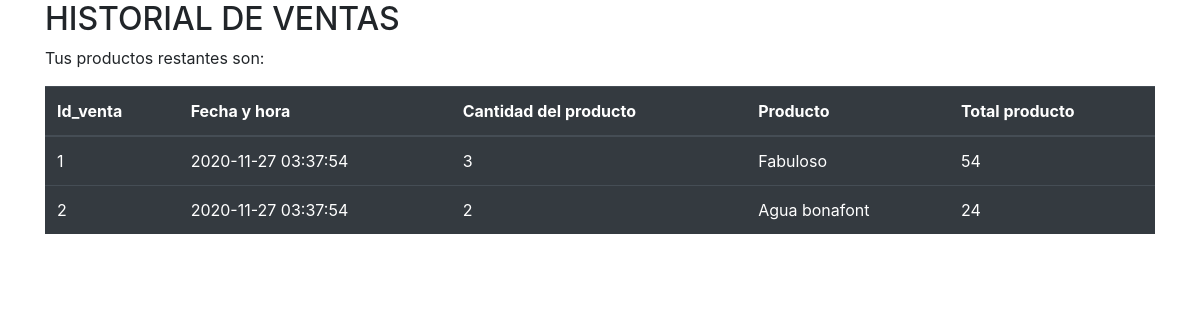
Before: /tienda_php/historial_venta.php with the older database file.
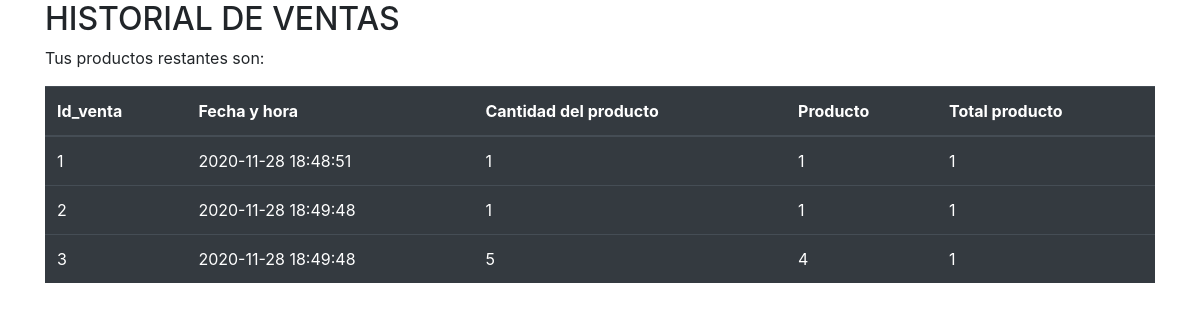
After: the same page with the newer database file.
### tables this page shows
CREATE TABLE ticket(
       id_venta integer  not null primary key AUTOINCREMENT not null,
       fecha_hora TIMESTAMP DEFAULT CURRENT_TIMESTAMP not null,
       cantidad_producto varchar (25) not null ,
       producto varchar (300) not null ,
       total_producto  integer not null
);

### tienda_php/historial_venta.php (the view, shortened to what this page needs)
<?php
    $db = new SQLite3("../tienda.db");
    $resultado = $db->query("SELECT * from ticket;");
?>
<!DOCTYPE html>
<html lang="es">
<head>
  <link rel="stylesheet" href="https://maxcdn.bootstrapcdn.com/bootstrap/4.5.2/css/bootstrap.min.css">
</head>
<body>
<div class="container">
  <h2>HISTORIAL DE VENTAS</h2>
  <p>Tus productos restantes son:</p>
  <table class="table table-dark">
    <thead>
        <tr>
            <th>Id_venta</th>
            <th>Fecha y hora</th>
            <th>Cantidad del producto</th>
            <th>Producto</th>
            <th>Total producto</th>
        </tr>
    </thead>
    <tbody>
                     <?php
                        while ($row = $resultado->fetchArray())
                        {
                    ?>
                                <tr>
                                    <td><?php echo $row['id_venta']?></td>
                                    <td><?php echo $row['fecha_hora']?></td>
                                    <td><?php echo $row['cantidad_producto']?></td>
                                    <td><?php echo $row['producto']?></td>
                                    <td><?php echo $row['total_producto']?></td>
                                </tr>
                    <?php
                        }
                    ?>
    </tbody>
  </table>
</div>
</body>
</html>

Changed rows visible on the page:
changed ticket id 1: fecha_hora "2020-11-27 03:37:54" → "2020-11-28 18:48:51"; cantidad_producto "3" → "1"; producto "Fabuloso" → "1"; total_producto "54" → "1"
changed ticket id 2: fecha_hora "2020-11-27 03:37:54" → "2020-11-28 18:49:48"; cantidad_producto "2" → "1"; producto "Agua bonafont" → "1"; total_producto "24" → "1"
added ticket: id_venta "3", fecha_hora "2020-11-28 18:49:48", cantidad_producto "5", producto "4", total_producto "1"
